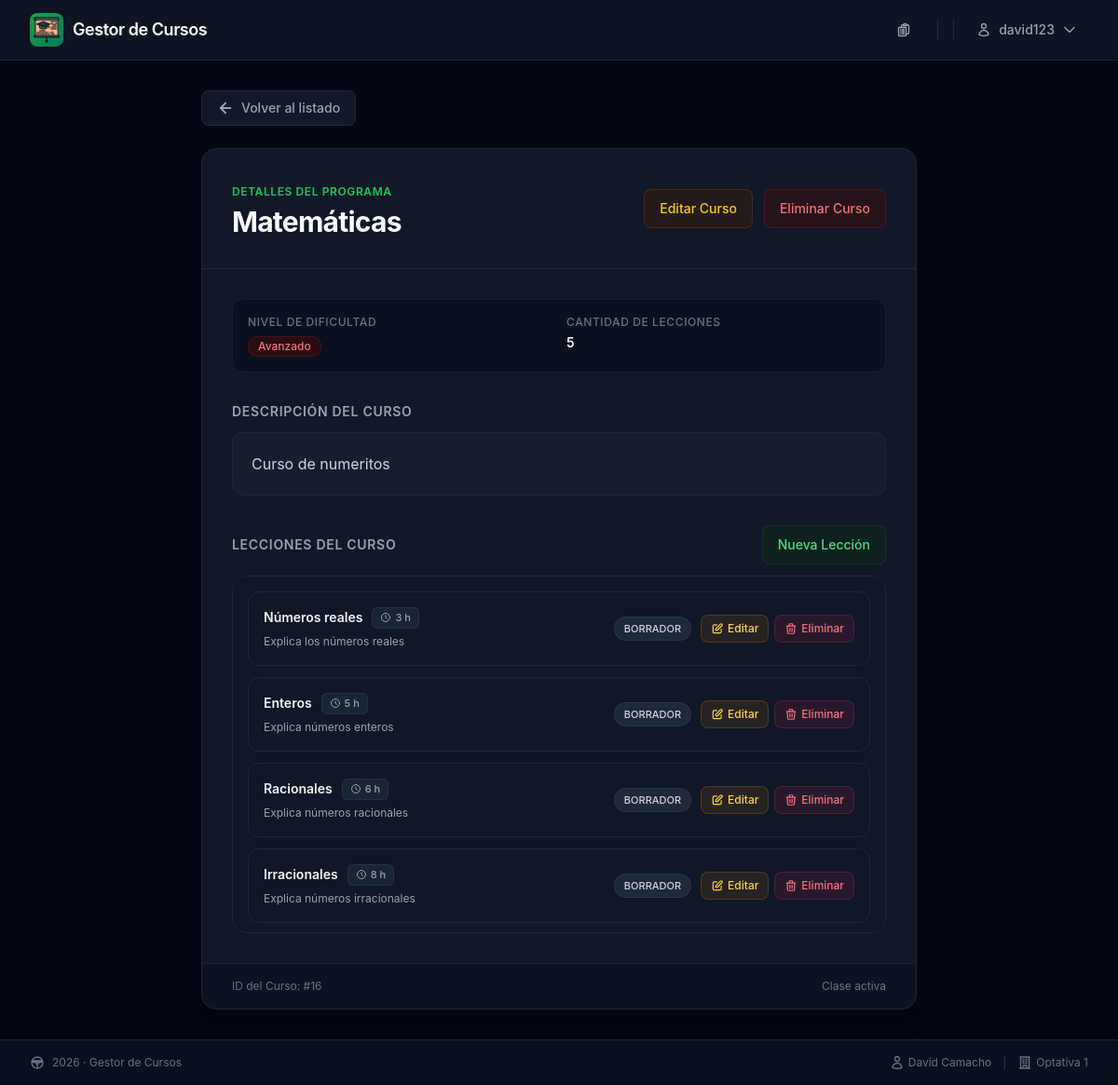
Screenshot of /curso/16/ (signed in) with the database file from the repository.
### gestor/models.py (models this page shows, shortened)
class Curso(models.Model):
    NIVEL_CHOICES = [
        ('PRINCIPIANTE', 'Principiante'),
        ('INTERMEDIO', 'Intermedio'),
        ('AVANZADO', 'Avanzado')
    ]
    titulo = models.CharField(max_length=100)
    descripcion = models.TextField()
    nivel = models.CharField(
        max_length=12,
        choices=NIVEL_CHOICES,
        default='INTERMEDIO'
    )
    imagen = models.ImageField(upload_to="img/", default="img/logo.png")

class Leccion(models.Model):
    ESTADO_CHOICES = [
        ('BORRADOR', 'Borrador'),
        ('PUBLICADO', 'Publicado')
    ]
    titulo = models.CharField(max_length=100)
    contenido = models.TextField()
    duracion = models.IntegerField()
    estado = models.CharField(
        max_length=9,
        choices=ESTADO_CHOICES,
        default='BORRADOR'
    )
    curso = models.ForeignKey(
        Curso,
        on_delete=models.CASCADE,
        related_name='lecciones'
    )

### gestor/views.py (the view)
# urls.py: path('curso/<int:id_curso>/', views.detallar_curso, name="detalle_curso"),
@login_required
def detallar_curso(request, id_curso):
    curso = get_object_or_404(Curso, id=id_curso)
    return render(request, "detalle-curso.html", {"curso": curso})

### gestor/templates/detalle-curso.html (shortened to what this page needs)
{% extends 'layouts/base.html' %}
{% block content %}
<div class="max-w-3xl mx-auto space-y-6">
    <div class="flex items-center justify-between">
        <a href="{% url 'lista_cursos' %}" class="inline-flex items-center gap-2 px-4 py-2 text-sm
        font-medium text-gray-400 bg-gray-900 hover:bg-gray-800 border border-gray-800 hover:text-white
        rounded-lg transition duration-150">
            <svg viewBox="0 0 24 24" width="18" height="18" fill="none" stroke="currentColor"
            stroke-width="2.5" stroke-linecap="round" stroke-linejoin="round">
                <path d="M19 12H5M12 19l-7-7 7-7"/>
            </svg>
            Volver al listado
        </a>
    </div>
    <main class="bg-gray-900 border border-gray-800 rounded-2xl shadow-xl overflow-hidden">
        <header class="p-6 md:p-8 border-b border-gray-800 flex flex-col sm:flex-row sm:items-center
        justify-between gap-4">
            <div class="space-y-1">
                <span class="text-xs font-semibold text-green-500 uppercase tracking-wider">
                    Detalles del programa
                </span>
                <h1 class="text-2xl md:text-3xl font-bold text-white tracking-tight">
                    {{ curso.titulo }}
                </h1>
            </div>
            <div class="flex gap-2 sm:gap-3">
                <a href="{% url 'editar_curso' curso.id %}"
                    class="sm:shrink-0 text-sm font-medium bg-yellow-950/40 hover:bg-yellow-900/60
                    text-yellow-400 border border-yellow-900/50 rounded-lg px-4 py-2.5 transition
                    text-center">
                    Editar Curso
                </a>
                <a href="{% url 'eliminar_curso' curso.id %}"
                    class="sm:shrink-0 text-sm font-medium bg-red-950/40 hover:bg-red-900/60 text-red-400
                    border border-red-900/50 rounded-lg px-4 py-2.5 transition text-center"
                    onclick="return confirm(
                    '¿Estás seguro de eliminar el curso? ' +
                    'Una vez eliminado no se podrá recuperar su información.'
                    )">
                    Eliminar Curso
                </a>
            </div>
        </header>
        <div class="p-6 md:p-8 space-y-8">
            <div class="grid grid-cols-1 sm:grid-cols-2 gap-4 bg-gray-950/40 border border-gray-800/60
            p-4 rounded-xl">
                <div class="flex flex-col gap-1">
                    <span class="text-xs text-gray-500 font-medium uppercase tracking-wider">
                        Nivel de dificultad
                    </span>
                    <div>
                        {% if curso.nivel == "AVANZADO" %}
                            <span class="inline-block px-2.5 py-0.5 rounded-full text-xs font-medium
                            bg-red-950/50 text-red-400 border border-red-900/40">Avanzado</span>
                        {% elif curso.nivel == "INTERMEDIO" %}
                            <span class="inline-block px-2.5 py-0.5 rounded-full text-xs font-medium
                            bg-yellow-950/50 text-yellow-400 border border-yellow-900/40">
                                Intermedio
                            </span>
                        {% else %}
                            <span class="inline-block px-2.5 py-0.5 rounded-full text-xs font-medium
                            bg-green-950/50 text-green-400 border border-green-900/40">
                                Principiante
                            </span>
                        {% endif %}
                    </div>
                </div>
                <div class="flex flex-col gap-1">
                    <span class="text-xs text-gray-500 font-medium uppercase tracking-wider"
                    >Cantidad de Lecciones</span>
                    <p class="text-white font-semibold text-sm">
                        {{ curso.lecciones.count }}
                    </p>
                </div>
            </div>
            <div class="space-y-3">
                <h2 class="text-sm font-semibold text-gray-400 uppercase tracking-wider">
                    Descripción del curso
                </h2>
                <div class="bg-gray-800/40 border border-gray-800 p-5 rounded-xl ">
                    <p class="text-gray-300 leading-relaxed text-base whitespace-pre-line"
                    >{{ curso.descripcion }}</p>
                </div>
            </div>
            <div class="space-y-3">
                <header class="flex gap-3 items-center justify-between">
                    <h2 class="text-sm font-semibold text-gray-400 uppercase tracking-wider">
                        Lecciones del curso
                    </h2>
                    <a class="sm:shrink-0 text-sm font-medium bg-green-950/40 hover:bg-green-900/60
                    text-green-400 border border-green-900/50 rounded-lg px-4 py-2.5 transition
                    text-center" href="{% url 'crear_leccion' curso.id %}">Nueva Lección</a>
                </header>
                <ul class="list-none space-y-3 bg-gray-900/60 border border-gray-800 rounded-2xl p-3
                sm:p-4 max-h-[24rem] overflow-y-auto custom-scrollbar backdrop-blur-sm">
                    {% for leccion in curso.lecciones.all %}
                    <li class="bg-gray-900/90 border border-gray-800 hover:border-gray-700/80 rounded-xl
                    p-3.5 sm:p-4 transition-all duration-200 hover:shadow-lg hover:shadow-black/20 group">
                        <div class="flex flex-col sm:flex-row sm:items-center justify-between gap-3">
                            <div class="min-w-0 flex-1 space-y-1">
                                <div class="flex items-center gap-2.5 flex-wrap sm:flex-nowrap">
                                    <h3 class="text-sm font-semibold text-gray-100">
                                        {{ leccion.titulo }}
                                    </h3>
                                    <span class="inline-flex items-center gap-1 text-[11px] font-medium
                                    text-gray-400 bg-gray-800/80 px-2 py-0.5 rounded-md
                                    border border-gray-700/50 shrink-0">
                                        <svg class="w-3 h-3 text-gray-400" fill="none"
                                        stroke="currentColor" viewBox="0 0 24 24">
                                            <path stroke-linecap="round" stroke-linejoin="round"
                                            stroke-width="2" d="M12 8v4l3 3m6-3a9 9 0 11-18 0 9 9 0 0118 0z"/>
                                        </svg>
                                        {{ leccion.duracion }} h
                                    </span>
                                </div>
                                {% if leccion.contenido %}
                                <p class="text-xs text-gray-400 line-clamp-2 sm:line-clamp-1
                                leading-relaxed">
                                    {{ leccion.contenido }}
                                </p>
                                {% endif %}
                            </div>
                            <div class="flex items-center justify-between sm:justify-end gap-2.5 pt-2
                            sm:pt-0 border-t sm:border-t-0 border-gray-800/80 shrink-0">
                                <span class="px-2.5 py-1 rounded-full text-[11px] font-medium bg-gray-800
                                text-gray-300 border border-gray-700/60 shadow-xs">
                                    {{ leccion.estado }}
                                </span>
                                <div class="flex items-center gap-1.5">
                                    <a href="{% url 'editar_leccion' leccion.id %}"
                                    class="inline-flex items-center gap-1 text-xs font-medium
                                    text-amber-300 hover:text-amber-200 bg-amber-500/10
                                    hover:bg-amber-500/20 border border-amber-500/20 rounded-lg px-2.5
                                    py-1.5 transition-all">
                                        <svg class="w-3.5 h-3.5" fill="none" stroke="currentColor"
                                        viewBox="0 0 24 24">
                                            <path stroke-linecap="round" stroke-linejoin="round"
                                            stroke-width="2" d="M11 5H6a2 2 0 00-2 2v11a2 2 0 002 2h11a2
                                            2 0 002-2v-5m-1.414-9.414a2 2 0 112.828 2.828L11.828
                                            15H9v-2.828l8.586-8.586z"/>
                                        </svg>
                                        <span>Editar</span>
                                    </a>
                                    <form
                                    action="{% url 'eliminar_leccion' leccion.id %}"
                                    method="post"
                                    class="inline">
                                        <button type="submit"
                                                class="inline-flex items-center gap-1 text-xs font-medium
                                                text-rose-400 hover:text-rose-300 bg-rose-500/10
                                                hover:bg-rose-500/20 border border-rose-500/20 rounded-lg
                                                px-2.5 py-1.5 transition-all"
                                                onclick="return confirm(
                                                    '¿Estás seguro de eliminar la lección? ' +
                                                    'Una vez eliminada no se podrá recuperar.'
                                                )">
                                            <svg class="w-3.5 h-3.5" fill="none" stroke="currentColor"
                                            viewBox="0 0 24 24">
                                                <path stroke-linecap="round" stroke-linejoin="round"
                                                stroke-width="2" d="M19 7l-.867 12.142A2 2 0 0116.138
                                                21H7.862a2 2 0 01-1.995-1.858L5 7m5 4v6m4-6v6m1-10V4a1 1
                                                0 00-1-1h-4a1 1 0 00-1 1v3M4 7h16"/>
                                            </svg>
                                            <span>Eliminar</span>
                                        </button>
                                    </form>
                                </div>
                            </div>
                        </div>
                    </li>
                    {% empty %}
                    <li class="text-center py-6 text-sm text-gray-500">
                        No hay lecciones registradas en este curso.
                    </li>
                    {% endfor %}
                </ul>
            </div>
        </div>
        <footer class="px-6 md:px-8 py-4 bg-gray-950/30 border-t border-gray-800/80 text-xs text-gray-500
        flex justify-between items-center">
            <span>ID del Curso: #{{ curso.id }}</span>
            <span>Clase activa</span>
        </footer>
    </main>
</div>
{% endblock %}

### gestor/templates/layouts/base.html (shortened to what this page needs)
{% load static %}
<!DOCTYPE html>
<html lang="es">
<head>
    <script src="https://cdn.tailwindcss.com"></script>
    <link rel="stylesheet" href="https://cdnjs.cloudflare.com/ajax/libs/font-awesome/6.0.0-beta3/css/all.min.css" />
</head>
<body class="antialiased text-gray-300 min-h-screen flex flex-col">
    <nav class="bg-gray-900/80 backdrop-blur-sm border-b border-gray-800 sticky top-0 z-50 shadow-sm">
        <div class="max-w-7xl mx-auto px-4 sm:px-6 lg:px-8">
            <div class="flex items-center justify-between h-16">
                <div class="flex items-center gap-3">
                    <div class="flex items-center gap-2.5">
                        <div class="w-9 h-9 bg-gradient-to-br from-green-600 to-emerald-700 rounded-lg flex items-center justify-center shadow-md">
                            <img src="{% static 'img/logo.png' %}" alt="Logo" class="p-1">
                        </div>
                        <span class="text-lg font-semibold text-white tracking-tight hidden sm:block">
                            Gestor de Cursos
                        </span>
                    </div>
                </div>
                <div class="flex items-center gap-1 sm:gap-2">
                    <a href="{% url 'lista_cursos' %}"
                       class="nav-link inline-flex items-center gap-1.5 px-3 sm:px-4 py-2 text-sm font-medium text-gray-400 hover:text-green-400 hover:bg-gray-800/80 rounded-lg transition-all">
                    </a>
                    <div class="relative" x-data="{ open: false }" @click.away="open = false">
                        <button @click="open = !open"
                                class="inline-flex items-center gap-2 px-3 py-2 text-sm font-medium text-gray-400 hover:text-green-400 hover:bg-gray-800/80 rounded-lg transition-all nav-link">
                            <svg class="icon-sm" fill="none" stroke="currentColor" stroke-width="2" viewBox="0 0 24 24" stroke-linecap="round" stroke-linejoin="round">
                                <path d="M15.75 6a3.75 3.75 0 1 1-7.5 0 3.75 3.75 0 0 1 7.5 0ZM4.501 20.118a7.5 7.5 0 0 1 14.998 0A17.933 17.933 0 0 1 12 21.75c-2.676 0-5.216-.584-7.499-1.632Z" />
                            </svg>
                            <span>{{ user.username }}</span>
                            <svg class="icon-sm transition-transform duration-150" :class="{ 'rotate-180': open }" fill="none" stroke="currentColor" stroke-width="2" viewBox="0 0 24 24" stroke-linecap="round" stroke-linejoin="round">
                                <path d="m19.5 8.25-7.5 7.5-7.5-7.5" />
                            </svg>
                        </button>
                    </div>
                </div>
            </div>
        </div>
    </nav>
    <main class="flex-1 max-w-4xl mx-auto px-4 sm:px-6 lg:px-8 py-6 md:py-8 w-full">
        {% block content %}
        {% endblock %}
    </main>
    <footer class="mt-auto border-t border-gray-800 bg-gray-900/50 backdrop-blur-sm">
        <div class="max-w-7xl mx-auto px-4 sm:px-6 lg:px-8 py-4">
            <div class="flex flex-col sm:flex-row items-center justify-between gap-2 text-xs text-gray-500">
                <span class="flex items-center gap-2">
                    2026 · Gestor de Cursos
                </span>
                <span class="flex items-center gap-3">
                    <span class="flex items-center gap-1">
                        <svg class="icon-sm" fill="none" stroke="currentColor" stroke-width="2" viewBox="0 0 24 24" stroke-linecap="round" stroke-linejoin="round">
                            <path d="M15.75 6a3.75 3.75 0 1 1-7.5 0 3.75 3.75 0 0 1 7.5 0ZM4.501 20.118a7.5 7.5 0 0 1 14.998 0A17.933 17.933 0 0 1 12 21.75c-2.676 0-5.216-.584-7.499-1.632Z" />
                        </svg>
                        David Camacho
                    </span>
                    <span class="hidden sm:inline text-gray-700">|</span>
                    <span class="hidden sm:flex items-center gap-1">
                        Optativa 1
                    </span>
                </span>
            </div>
        </div>
    </footer>
</body>
</html>

### rows the page displays
Curso: titulo "Matemáticas", lecciones.count "5", descripcion "Curso de numeritos", id "16"
Leccion: titulo "Números reales", duracion "3", contenido "Explica los números reales", estado "BORRADOR"
Leccion: titulo "Enteros", duracion "5", contenido "Explica números enteros", estado "BORRADOR"
Leccion: titulo "Racionales", duracion "6", contenido "Explica números racionales", estado "BORRADOR"
Leccion: titulo "Irracionales", duracion "8", contenido "Explica números irracionales", estado "BORRADOR"

### other values shown
{{ user.username }} "david123"
